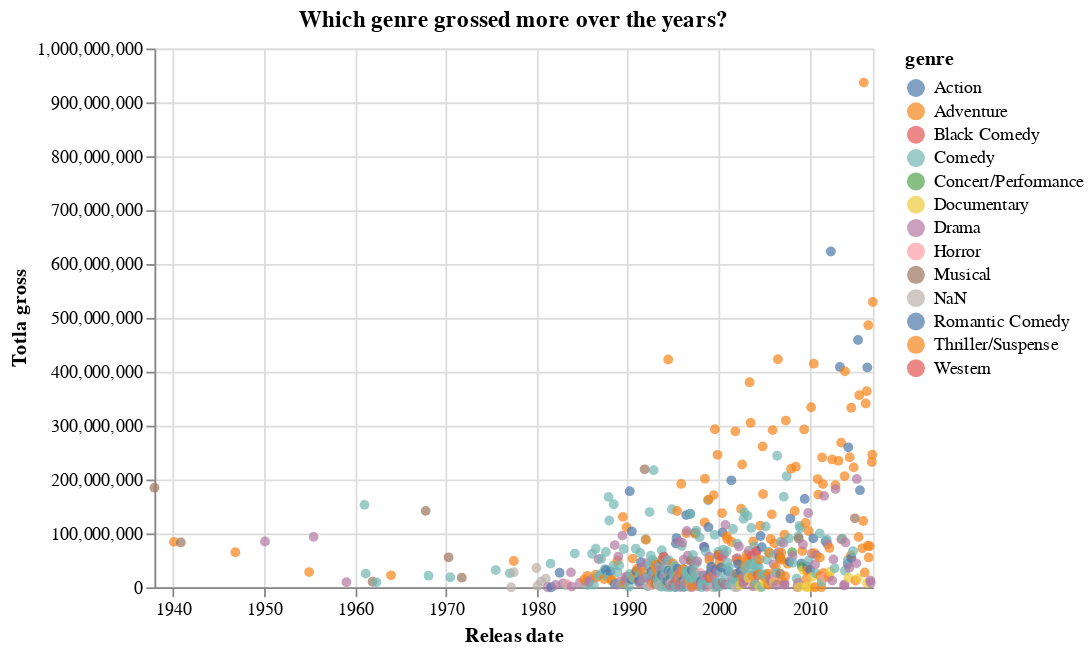

The notebook cell saved with this chart:
### Code cell
decade_gross = alt.Chart(movies_gross).mark_circle().encode(
    x = alt.X('release_date', title = 'Releas date'),
    y = alt.Y('total_gross', title = 'Totla gross'),
    color = alt.Color('genre')
).properties(title = 'Which genre grossed more over the years?')

decade_gross

### Figure 1 — Vega-Lite specification as saved in the notebook (floating-point values rounded to 4 significant figures; data arrays with more than 128 entries replaced by an {"elided": "..."} marker saying what was removed)
{"config": {"view": {"continuousWidth": 400, "continuousHeight": 300}}, "data": {"name": "data-db5244d8b099b3668cb9f095f30b84d0"}, "mark": "circle", "encoding": {"color": {"type": "nominal", "field": "genre"}, "x": {"type": "temporal", "field": "release_date", "title": "Releas date"}, "y": {"type": "quantitative", "field": "total_gross", "title": "Totla gross"}}, "title": "Which genre grossed more over the years?", "$schema": "https://vega.github.io/schema/vega-lite/v4.8.1.json", "datasets": {"data-db5244d8b099b3668cb9f095f30b84d0": {"elided": "579 records"}}}
